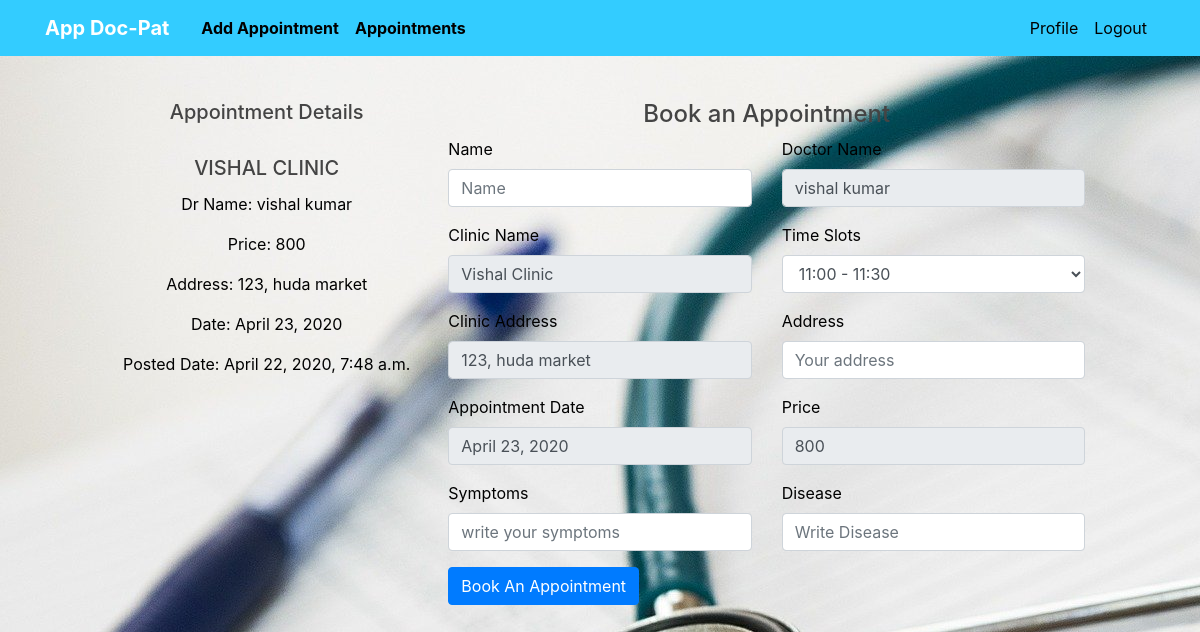
The app's page /book/book_appointment/13/ (signed in) with its own data.
### users/models.py (models this page shows, shortened)
class Add_appointments(models.Model):
    clinic_name = models.CharField(max_length=100)
    address = models.CharField(max_length=200)
    date_posted = models.DateTimeField(default=timezone.now)
    appointment_date = models.DateField(verbose_name=('Appointment Date: yyyy-mm-dd'))
    doctor_name = models.ForeignKey(Doctor, on_delete=models.CASCADE)
    price = models.PositiveIntegerField()
    available_slots = models.CharField(max_length=200,default="",null=True,blank=True)
    """def save(self, *args, **kwargs):
        date_today = date.today()
        date_after_month = date_today + timedelta(days=30)
        if self.appointment_date < date.today():
            raise ValidationError("The date cannot be in the past!")
        elif self.appointment_date > date_after_month:
            raise ValidationError("the date cannot be greater than a month")
        super(Add_appointments, self).save(*args, **kwargs)"""

class Doctor(models.Model):
    user = models.OneToOneField(User, on_delete=models.CASCADE, primary_key=True)
    department = models.CharField(max_length=500)
    education = models.CharField(max_length=500)
    def __str__(self):
        return self.user.get_full_name()

class User(AbstractUser):
    PATIENT = 1
    DOCTOR = 2
    ROLE_CHOICES = (
        (PATIENT, 'Patient'),
        (DOCTOR, 'Doctor'),
    )
    GENDER_CHOICES = (
        ('M', 'Male'),
        ('F', 'Female'),
        ('O', 'Other'),
    )
    role = models.PositiveSmallIntegerField(choices=ROLE_CHOICES, null=True, blank=True)
    gender = models.CharField(max_length=1, choices=GENDER_CHOICES, null=True, blank=True, default="None")
    date_of_birth = models.DateField(null=True, blank=True)

### users/views.py (the view)
class Book_appointment(LoginRequiredMixin, DetailView):
    model = Add_appointments
    template_name = 'users/book_appointment.html'
    def get_context_data(self, **kwargs):
        shan = super().get_context_data(**kwargs)
        li = []
        for i in range(11, 12+1):
            if str(i)!="12":
                li.append([str(i) + ":00 - " + str(i) + ":30"])
                li.append([str(i) + ":30 - " + str(i + 1) + ":00"])
            else:
                li.append([str(i) + ":00 - " + str(i) + ":30"])
                li.append([str(i) + ":30 - " + str(1) + ":00"])
        for i in range(2, 6):
            li.append(["0" + str(i) + ":00 - " + "0" + str(i) + ":30"])
            li.append(["0" + str(i) + ":30 - " + "0" + str(i + 1) + ":00"])
        di = {}
        for i in li:
            t = {i[0]: i[0]}
            di.update(t)
        doc=shan['object']
        dc_name = doc.doctor_name
        ap_date = doc.appointment_date
        ap_dt = Appointment.objects.all().filter(doctor=dc_name,appointment_date=ap_date)
        booked_slots={}
        for i in ap_dt:
            booked_slots.update({i.slots : i.slots})
        context = super(Book_appointment, self).get_context_data(**kwargs)
        context['app_data'] = di
        context["booked_slots"] = booked_slots
        return context

### users/templates/users/book_appointment.html (shortened to what this page needs)
{% extends 'users/base.html' %}
{% block content %}
<div class="container">
    <div class="row">
            <div class="col-md-4">
                <div class="well-block">
                    <div class="well-title">
                        <h5>Appointment Details</h5>
                    </div>
                    <br>
                    <div class="feature-block">
                        <div class="feature feature-blurb-text">
                            <div class="feature-content">
                                <div style="text-align: center;">
                                    <h5 class="card-title">{{ object.clinic_name.upper }}</h5>
                                    <p class="card-text">Dr Name: {{ object.doctor_name }}</p>
                                    <p class="card-text">Price: {{ object.price }}</p>
                                    <p class="card-text">Address: {{ object.address }}</p>
                                    <p class="card-text">Date: {{ object.appointment_date }}</p>
                                    <p class="card-text">Posted Date: {{ object.date_posted }}</p>
                                </div>
                            </div>
                        </div>
                    </div>
                </div>
            </div>
            <div class="col-md-8">
                <div class="well-block">
                    <div class="well-title">
                        <h4>Book an Appointment</h4>
                    </div>
                    <form name="book-app" id="book_app" action="book_form" method="GET">
                        <div class="row">
                            <div class="col-md-6">
                                <div class="form-group">
                                    <label class="control-label" for="name">Name</label>
                                    <input id="pat_name" name="pat_name" type="text" placeholder="Name"
                                        class="form-control input-md">
                                </div>
                            </div>
                            <div class="col-md-6">
                                <div class="form-group">
                                    <label class="control-label" for="name">Doctor Name</label>
                                    <input type="text" class="form-control input-md" name="doc_name" id="doc_name"
                                        value="{{ object.doctor_name }}" placeholder="Date" readonly />
                                </div>
                            </div>
                            <div class="col-md-6">
                                <div class="form-group">
                                    <label class="control-label" for="name">Clinic Name</label>
                                    <input type="text" class="form-control input-md" name="clinic_name" id="clinic_name"
                                        value="{{ object.clinic_name }}" placeholder="" readonly />
                                </div>
                            </div>
                            <div class="col-md-6">
                                <div class="form-group">
                                    <label class="control-label" for="time">Time Slots</label>
                                    <select id="slots" name="slot" class="form-control input-md">
                                        {% for i in app_data %}
                                                {% if i in booked_slots %}
                                            <option style='color:tomato' value="{{ i }}" disabled> {{ i }} BOOKED </option>
                                                {% else %}
                                                <option value="{{ i }}" > {{ i }} </option>
                                                {% endif %}
                                                {% endfor %}
                                    </select>
                                </div>
                            </div>
                            <div class="col-md-6">
                                <div class="form-group">
                                    <label class="control-label" for="name">Clinic Address</label>
                                    <input type="text" class="form-control input-md" name="clinic_add" id="clinic_add"
                                        value="{{ object.address }}" placeholder="" readonly />
                                </div>
                            </div>
                            <div class="col-md-6">
                                <div class="form-group">
                                    <label class="control-label" for="time">Address</label>
                                    <input type="text" class="form-control input-md" name="add" id="add" value=""
                                        placeholder="Your address" required />
                                </div>
                            </div>
                            <div class="col-md-6">
                                <div class="form-group">
                                    <label class="control-label" for="name">Appointment Date</label>
                                    <input type="text" class="form-control input-md" name="date" id="date"
                                        value="{{ object.appointment_date }}" placeholder="Date" readonly />
                                </div>
                            </div>
                            <div class="col-md-6">
                                <div class="form-group">
                                    <label class="control-label" for="name">Price</label>
                                    <input type="number" class="form-control input-md" name="price" id="price"
                                        value="{{ object.price }}" placeholder="price" readonly />
                                </div>
                            </div>
                            <div class="col-md-6">
                                <div class="form-group">
                                    <label class="control-label" for="name">Symptoms</label>
                                    <input type="text" class="form-control input-md" name="symp" id="symp" value=""
                                        placeholder="write your symptoms" required />
                                </div>
                            </div>
                            <div class="col-md-6">
                                <div class="form-group">
                                    <label class="control-label" for="time">Disease</label>
                                    <input type="text" class="form-control input-md" name="disease" id="disease" value=""
                                        placeholder="Write Disease" required />
                                </div>
                            </div>
                            <div class="col-md-12">
                                <div class="form-group">
                                    <button type="submit" class="btn btn-primary">Book An Appointment</button>
                                </div>
                            </div>
                        </div>
                    </form>
                </div>
            </div>
    </div>
</div>
{% endblock %}

### users/static/users/main.css (style rules this page uses)
html { margin: 0; padding: 50px; height: 100%; background-image: url("/static/users/cover.jpg"); }
body { margin: 0; padding: 50px; height: 100%; background:transparent; color:black }
h1, h2, h3, h4, h5, h6 { color: #444444; }
.well-block { background-color: transparent; }
.well-title { display: flex; justify-content: center; align-items: center; }

### records on screen
Add_appointments: clinic_name "VISHAL CLINIC", doctor_name "vishal kumar", price "800", address "123, huda market", appointment_date "April 23, 2020", date_posted "April 22, 2020, 7:48 a.m.", doc_name "vishal kumar", clinic_name "Vishal Clinic", clinic_add "123, huda market", date "April 23, 2020"

### other values on screen
form field slot "11:00 - 11:30"
